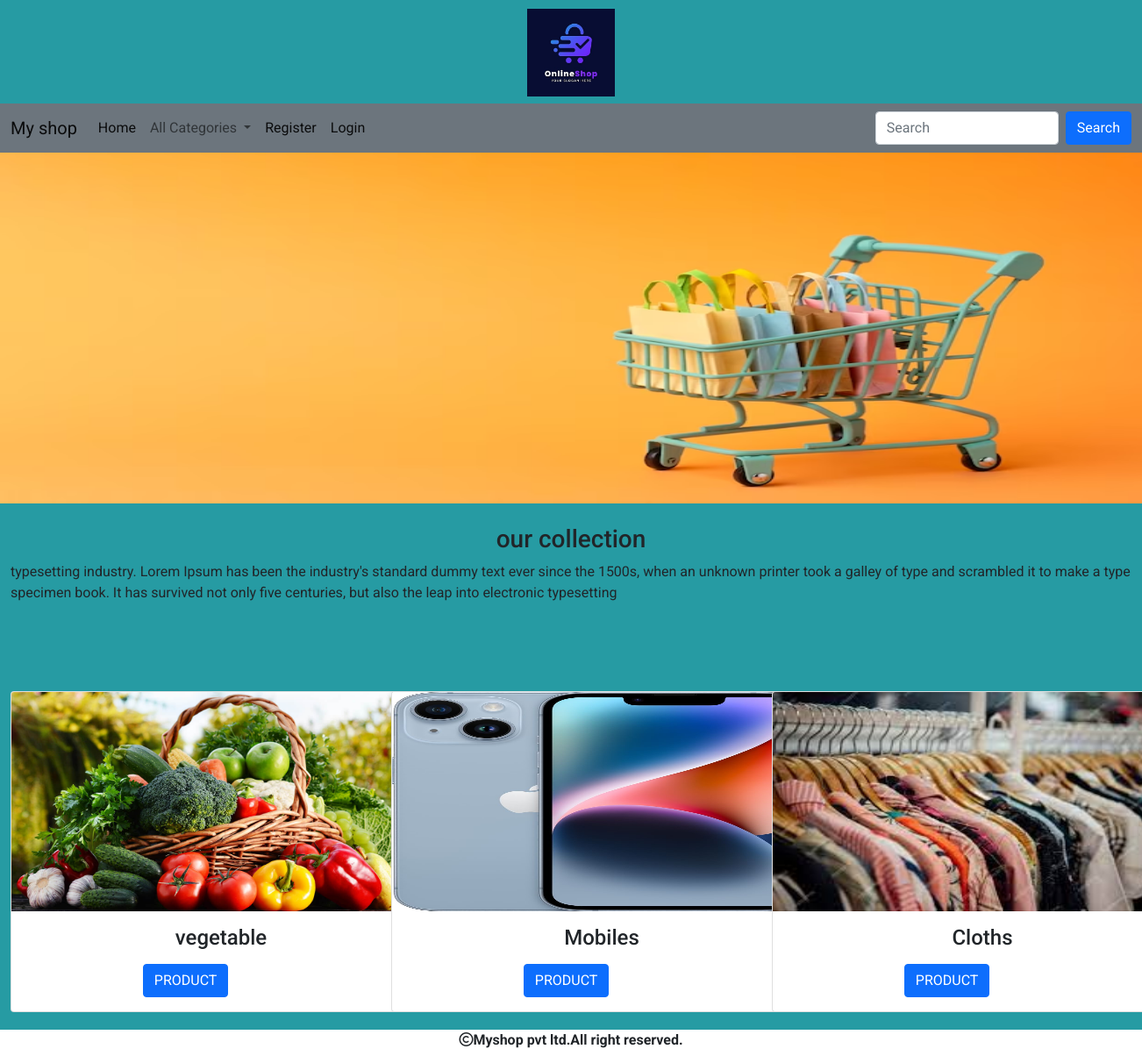
The page / on the database its author committed.
### shop/models.py (models this page shows, shortened)
class category(models.Model):
    name=models.CharField(max_length=200)
    desc=models.TextField()
    image=models.ImageField(upload_to='shop/categories',blank=True,null=True)

### shop/views.py (the view)
# urls.py: path('',views.allcategories,name='allcate'),
def allcategories(request):
    c=category.objects.all()
    return render(request,'categories.html',{'c':c})

### cart/context_processors.py (called while the page is built, shortened)
def productcount(request):
    item_count=0
    return {'count':item_count}

### shop/context_processors.py (called while the page is built)
def menu_links(request):
    c=category.objects.all()
    return {'links':c}

### templates/categories.html (shortened to what this page needs)
{% extends 'base.html' %}
{% load static %}
{% block content %}
<div>
    <img src="{% static 'images/banner.png' %}" height="400px" width="100%">
</div>
<div class="container-fluid mt-4" style="margin-bottom:100px;">
    <h3 class="text-center"  >our collection</h3>
    <p class="line-height:1.8;text-align:justify;" >typesetting industry. Lorem Ipsum has been the industry's standard dummy text ever since the 1500s, when an unknown printer took a galley of type and scrambled it to make a type specimen book. It has survived not only five centuries, but also the leap into electronic typesetting</p>
</div>
<div class="container-fluid mt-2" style="margin-bottom:50px;">
     <div class="row">
         {% for i in c %}
         <div class="col-sm-4">
             <div class="card" style="width: 30rem;">
  <img src="{{i.image.url}}" class="card-img-top" alt="..." height="250px" width="100%">
  <div class="card-body">
    <h4 class="card-title text-center">{{i.name}}</h4>
    <a href="{% url 'shop:allproducts' i.name %}" class="btn btn-primary" style="position:relative;left:30%">PRODUCT</a>
  </div>
</div>
         </div>{% endfor %}
     </div>
</div>
{% endblock %}

### static/css/style.css (style rules this page uses)
body { background-color:#269ba3; font-family: 'Roboto', sans-serif; }

### rows shown on the page
category: image (picture), name "vegetable"
category: image (picture), name "Mobiles"
category: image (picture), name "Cloths"
